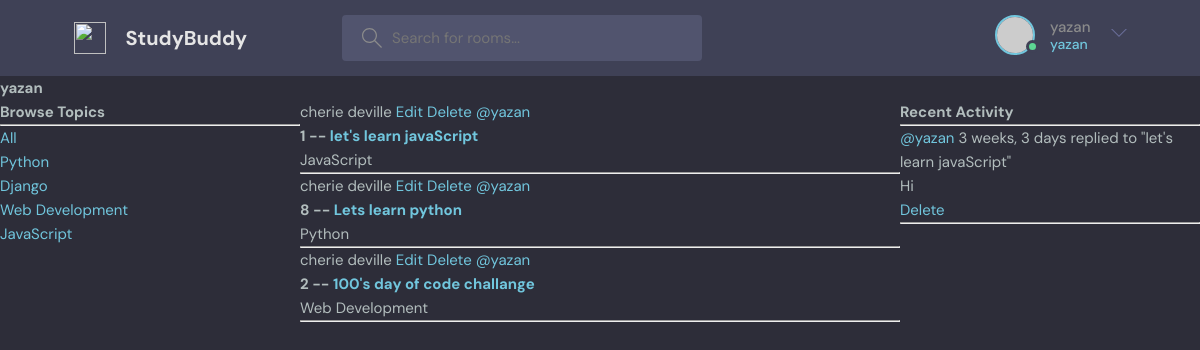
/profile/1/ (signed in), run on the app's committed database.
### base/models.py (models this page shows, shortened)
class Topic(models.Model):
    name = models.CharField(max_length=200)

class Room(models.Model):
    host =  models.ForeignKey(User, on_delete=models.SET_NULL, null=True)
    topic = models.ForeignKey(Topic, on_delete=models.SET_NULL, null=True)
    name = models.CharField(max_length=200)
    description = models.TextField(null=True, blank=True)
    participants = models.ManyToManyField(User, related_name='participants', blank=True)
    updated = models.DateField(auto_now=True)
    created = models.DateTimeField(auto_now_add=True)
    class Meta:
        ordering = ['-updated', '-created']
    def __str__(self):
        return self.name

class Message (models.Model):
    user = models.ForeignKey(User, on_delete=models.CASCADE)
    room = models.ForeignKey(Room, on_delete=models.CASCADE)
    body = models.TextField()
    updated = models.DateField(auto_now=True)
    created = models.DateTimeField(auto_now_add=True)
    class Meta:
        ordering = ['-updated', '-created']
    def __str__(self):
        return self.body[0:50]

### base/views.py (the view)
# urls.py: path('profile/<str:pk>/', views.userProfile, name="user-profile"),
def userProfile(request, pk):
    user = User.objects.get(id=pk)
    rooms = user.room_set.all()
    room_messages = user.message_set.all()
    topics = Topic.objects.all()
    context = {'user': user, 'rooms': rooms, 'room_messages': room_messages, 'topics': topics}
    return render(request, 'base/profile.html', context)

### base/templates/base/profile.html (shortened to what this page needs)
{% extends 'main.html'%}
{% block content %}
<h1>{{user.username}}</h1>
<div class="profile-container">
   <div>
     {% include 'base/topics_component.html' %}
   </div>
   <div>
      {% include 'base/feed_component.html' %}
   </div>
   <div>
    {% include 'base/activity_component.html' %}
   </div>
</div>
{% endblock content %}

### templates/navbar.html (shortened to what this page needs)
<header class="header header--loggedIn">
    <div class="container">
      <a href="{% url 'home' %}" class="header__logo">
        <img src="assets/logo.svg" />
        <h1>StudyBuddy</h1>
      </a>
      <form class="header__search" method="GET" action="{% url 'home'%}">
        <label>
          <input name= "q" placeholder="Search for rooms..." />
        </label>
      </form>
      <nav class="header__menu">
        {% if request.user.is_authenticated %}
        <div class="header__user">
          <a href="profile.html">
            <div class="avatar avatar--medium active">
              <img src="https://randomuser.me/api/portraits/men/37.jpg" />
            </div>
            <p>{{request.user.username}} <span>{{request.user.username}}</span></p>
          </a>
          <button class="dropdown-button">
            <svg version="1.1" xmlns="http://www.w3.org/2000/svg" width="32" height="32" viewBox="0 0 32 32">
              <title>chevron-down</title>
              <path d="M16 21l-13-13h-3l16 16 16-16h-3l-13 13z"></path>
            </svg>
          </button>
        </div>
        {% else %}
        <a href="{% url 'login' %}">
          <img src="./assets/avatar.svg" />
          <p>Login</p>
        </a>
        {% endif %}
      </nav>
    </div>
  </header>

### base/templates/base/topics_component.html
<h3>Browse Topics</h3>
<hr>
<div>
   <a href="{% url 'home' %}">All</a>
</div>
{% for topic in topics %}
    <div>
      <a href="{% url 'home' %}?q={{topic.name}}">{{topic.name}}</a>
    </div>
{% endfor %}

### base/templates/base/feed_component.html
<div>
    {% for room in rooms %}
    <div>
      {% if request.user == room.host %}cherie deville
      <a href="{% url 'update-room' room.id %}">Edit</a>
      <a href="{% url 'delete-room' room.id %}">Delete</a>
      {% endif %}
      <a href="{% url 'user-profile' room.host.id %}">@{{room.host.username}}</a>
     <h5>{{room.id}} --  <a href="{% url 'room' room.id %}"> {{room.name}}</a></h5>
     <small>{{room.topic.name}}</small>
     <hr>
    </div>
{% endfor %}
</div>

### base/templates/base/activity_component.html
<h3>Recent Activity</h3>
<hr>
{% for message in room_messages %}
  <div>
    <small><a href="{% url 'user-profile' message.user.id %}">@{{message.user}}</a> {{message.created|timesince}}</small>
    <small>replied to "{{message.room}}"</small>
    <p>{{message}}</p>
    {% if request.user == message.user %}
     <a href="{% url 'delete-message' message.id%}">Delete</a>
     {% endif %}
     <hr>
  </div>
{% endfor %}

### static/styles/style.css (style rules this page uses)
:root { --color-main: #71c6dd; --color-main-light: #e1f6fb; --color-dark: #3f4156; --color-dark-medium: #51546e; --color-dark-light: #696d97; --color-light: #e5e5e5; --color-gray: #8b8b8b; --color-light-gray: #b2bdbd; --color-bg: #2d2d39; --color-success: #5dd693; --color-error: #fc4b0b; }
* { font-family: "DM Sans", -apple-system, BlinkMacSystemFont, "Segoe UI", Roboto, Oxygen, Ubuntu, Cantarell, "Open Sans", "Helvetica Neue", sans-serif; margin: 0; padding: 0; box-sizing: border-box; text-rendering: optimizeLegibility; font-size: inherit; }
html { font-size: 56.25%; }
@media only screen and (min-width: 1200px) { html { font-size: 62.5%; } }
body { line-height: 1.6; font-weight: 400; font-size: 1.5rem; color: var(--color-light-gray); background-color: var(--color-bg); min-height: 100vh; }
img { width: 100%; }
a { display: inline-block; color: var(--color-main); text-decoration: none; }
.container { max-width: 120rem; width: 90%; margin: auto; }
.avatar { position: relative; display: inline-block; border-radius: 50%; border: 2px solid var(--color-main); }
.avatar img { display: block; border-radius: 50%; object-fit: cover; object-position: center; }
.avatar::after { content: ""; display: block; position: absolute; background-color: var(--color-gray); z-index: 111; border-radius: 50%; border: 0.3rem solid var(--color-dark); }
.avatar.active::after { background-color: var(--color-success); }
.avatar.avatar--medium img { width: 3.6rem; height: 3.6rem; border-radius: 50%; }
.avatar.avatar--medium:after { width: 0.7rem; height: 0.7rem; bottom: 0px; right: -6px; }
.header { padding: 1.5rem; background-color: var(--color-dark); }
.header > .container { display: flex; gap: 9.5rem; }
.header__logo, .header__user { display: flex; gap: 2rem; align-items: center; }
.header__logo > img { height: 3.2rem; width: 3.2rem; }
.header__logo > h1 { font-weight: 700; font-size: 2rem; color: var(--color-light); }
.header__search > label { background-color: var(--color-dark-medium); padding: 1.3rem 1rem; display: flex; align-items: center; gap: 1rem; border-radius: 4px; }
.header__search svg { fill: var(--color-gray); width: 2rem; height: 2rem; margin-left: 1rem; }
.header__search input { width: 30rem; background: transparent; border: none; outline: none; color: var(--color-light); }
.header__menu { margin-left: auto; position: relative; }
.header__menu a { display: flex; gap: 1.5rem; align-items: center; font-weight: 500; text-decoration: none; color: var(--color-gray); }
.header__menu img { height: 3.6rem; }
.header__menu p { line-height: 1.2; }
.header__menu span { color: var(--color-main); font-weight: 500; font-size: 1.4rem; display: block; }
.header__menu svg { width: 1.6rem; height: 1.6rem; fill: var(--color-dark-light); }
.dropdown-button { background: transparent; border: 0; outline: 0; cursor: pointer; }

### base/templates/base/profile.html (style rules this page uses)
.profile-container { display: grid; grid-template-columns: 1fr 2fr 1fr; }

### data on the page
Topic: name "Python"
Topic: name "Django"
Topic: name "Web Development"
Topic: name "JavaScript"
Room: shows "cherie deville", host.username "yazan", id "1", name "let's learn javaScript", topic.name "JavaScript"
Room: shows "cherie deville", host.username "yazan", id "8", name "Lets learn python", topic.name "Python"
Room: shows "cherie deville", host.username "yazan", id "2", name "100's day of code challange", topic.name "Web Development"
Message: user "yazan", created "3 weeks, 3 days", room "let's learn javaScript", body "Hi", shows "Delete"

### other printed values
{{ request.user.username }} "yazan"
{{ user.username }} "yazan"
